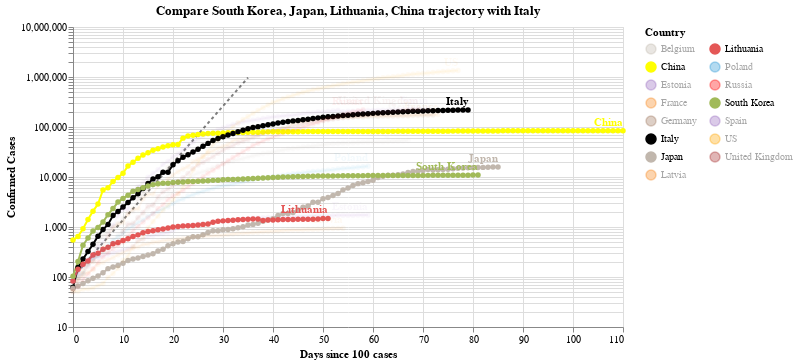

This figure's notebook cell:
### Code cell
#hide_input
chart3 = make_since_chart(dff2, ['South Korea', 'Japan', 'Lithuania', 'China'], baseline_countries)
chart3

### Figure 1 — Vega-Lite specification as saved in the notebook (floating-point values rounded to 4 significant figures; data arrays with more than 128 entries replaced by an {"elided": "..."} marker saying what was removed)
{"config": {"view": {"continuousWidth": 400, "continuousHeight": 300}}, "layer": [{"data": {"name": "data-628230001892d6798b50651be41d1b3e"}, "mark": {"type": "line", "color": "black", "opacity": 0.5, "strokeDash": [3, 3]}, "encoding": {"x": {"type": "quantitative", "field": "Days since 100 cases"}, "y": {"type": "quantitative", "field": "Confirmed Cases"}}}, {"data": {"name": "data-e0f92baa89d988217d20efdc2629ce48"}, "mark": {"type": "line", "point": true}, "encoding": {"color": {"type": "nominal", "field": "Country", "legend": {"columns": 2}, "scale": {"domain": ["Belgium", "China", "Estonia", "France", "Germany", "Italy", "Japan", "Latvia", "Lithuania", "Poland", "Russia", "South Korea", "Spain", "US", "United Kingdom"], "range": ["#C1B7AD", "yellow", "#9467bd", "#F58518", "#9D755D", "black", "#C1B7AD", "#F58518", "#E45756", "#2495D3", "red", "#A1BA59", "#9467bd", "orange", "brown"]}}, "opacity": {"condition": {"value": 1, "selection": "selector007"}, "value": 0.05}, "tooltip": [{"type": "nominal", "field": "Country"}, {"type": "temporal", "field": "Date"}, {"type": "quantitative", "field": "Confirmed Cases"}, {"type": "quantitative", "field": "Days since 100 cases"}], "x": {"type": "quantitative", "field": "Days since 100 cases"}, "y": {"type": "quantitative", "field": "Confirmed Cases", "scale": {"type": "log"}}}, "selection": {"selector007": {"type": "multi", "fields": ["Country"], "bind": "legend", "init": [{"Country": "South Korea"}, {"Country": "Japan"}, {"Country": "Lithuania"}, {"Country": "China"}, {"Country": "Italy"}]}}, "width": 550}, {"data": {"name": "data-e0f92baa89d988217d20efdc2629ce48"}, "mark": {"type": "text", "align": "right", "dy": -8, "fontWeight": "bold"}, "encoding": {"color": {"type": "nominal", "field": "Country", "legend": {"columns": 2}, "scale": {"domain": ["Belgium", "China", "Estonia", "France", "Germany", "Italy", "Japan", "Latvia", "Lithuania", "Poland", "Russia", "South Korea", "Spain", "US", "United Kingdom"], "range": ["#C1B7AD", "yellow", "#9467bd", "#F58518", "#9D755D", "black", "#C1B7AD", "#F58518", "#E45756", "#2495D3", "red", "#A1BA59", "#9467bd", "orange", "brown"]}}, "opacity": {"condition": {"value": 1, "selection": "selector007"}, "value": 0.05}, "text": {"type": "nominal", "field": "Country"}, "tooltip": [{"type": "nominal", "field": "Country"}, {"type": "temporal", "field": "Date"}, {"type": "quantitative", "field": "Confirmed Cases"}, {"type": "quantitative", "field": "Days since 100 cases"}], "x": {"type": "quantitative", "field": "Days since 100 cases"}, "y": {"type": "quantitative", "field": "Confirmed Cases", "scale": {"type": "log"}}}, "transform": [{"filter": "(datum['Date'] >= 1589155200000)"}], "width": 550}], "title": "Compare South Korea, Japan, Lithuania, China trajectory with Italy", "$schema": "https://vega.github.io/schema/vega-lite/v4.0.2.json", "datasets": {"data-628230001892d6798b50651be41d1b3e": [{"Days since 100 cases": 0, "Confirmed Cases": 100.0}, {"Days since 100 cases": 1, "Confirmed Cases": 130.0}, {"Days since 100 cases": 2, "Confirmed Cases": 169.0}, {"Days since 100 cases": 3, "Confirmed Cases": 219.7}, {"Days since 100 cases": 4, "Confirmed Cases": 285.6}, {"Days since 100 cases": 5, "Confirmed Cases": 371.3}, {"Days since 100 cases": 6, "Confirmed Cases": 482.7}, {"Days since 100 cases": 7, "Confirmed Cases": 627.5}, {"Days since 100 cases": 8, "Confirmed Cases": 815.7}, {"Days since 100 cases": 9, "Confirmed Cases": 1060.0}, {"Days since 100 cases": 10, "Confirmed Cases": 1379.0}, {"Days since 100 cases": 11, "Confirmed Cases": 1792.0}, {"Days since 100 cases": 12, "Confirmed Cases": 2330.0}, {"Days since 100 cases": 13, "Confirmed Cases": 3029.0}, {"Days since 100 cases": 14, "Confirmed Cases": 3937.0}, {"Days since 100 cases": 15, "Confirmed Cases": 5119.0}, {"Days since 100 cases": 16, "Confirmed Cases": 6654.0}, {"Days since 100 cases": 17, "Confirmed Cases": 8650.0}, {"Days since 100 cases": 18, "Confirmed Cases": 11250.0}, {"Days since 100 cases": 19, "Confirmed Cases": 14620.0}, {"Days since 100 cases": 20, "Confirmed Cases": 19000.0}, {"Days since 100 cases": 21, "Confirmed Cases": 24710.0}, {"Days since 100 cases": 22, "Confirmed Cases": 32120.0}, {"Days since 100 cases": 23, "Confirmed Cases": 41750.0}, {"Days since 100 cases": 24, "Confirmed Cases": 54280.0}, {"Days since 100 cases": 25, "Confirmed Cases": 70560.0}, {"Days since 100 cases": 26, "Confirmed Cases": 91730.0}, {"Days since 100 cases": 27, "Confirmed Cases": 119300.0}, {"Days since 100 cases": 28, "Confirmed Cases": 155000.0}, {"Days since 100 cases": 29, "Confirmed Cases": 201500.0}, {"Days since 100 cases": 30, "Confirmed Cases": 262000.0}, {"Days since 100 cases": 31, "Confirmed Cases": 340600.0}, {"Days since 100 cases": 32, "Confirmed Cases": 442800.0}, {"Days since 100 cases": 33, "Confirmed Cases": 575600.0}, {"Days since 100 cases": 34, "Confirmed Cases": 748300.0}, {"Days since 100 cases": 35, "Confirmed Cases": 972800.0}], "data-e0f92baa89d988217d20efdc2629ce48": {"elided": "1080 records"}}}
